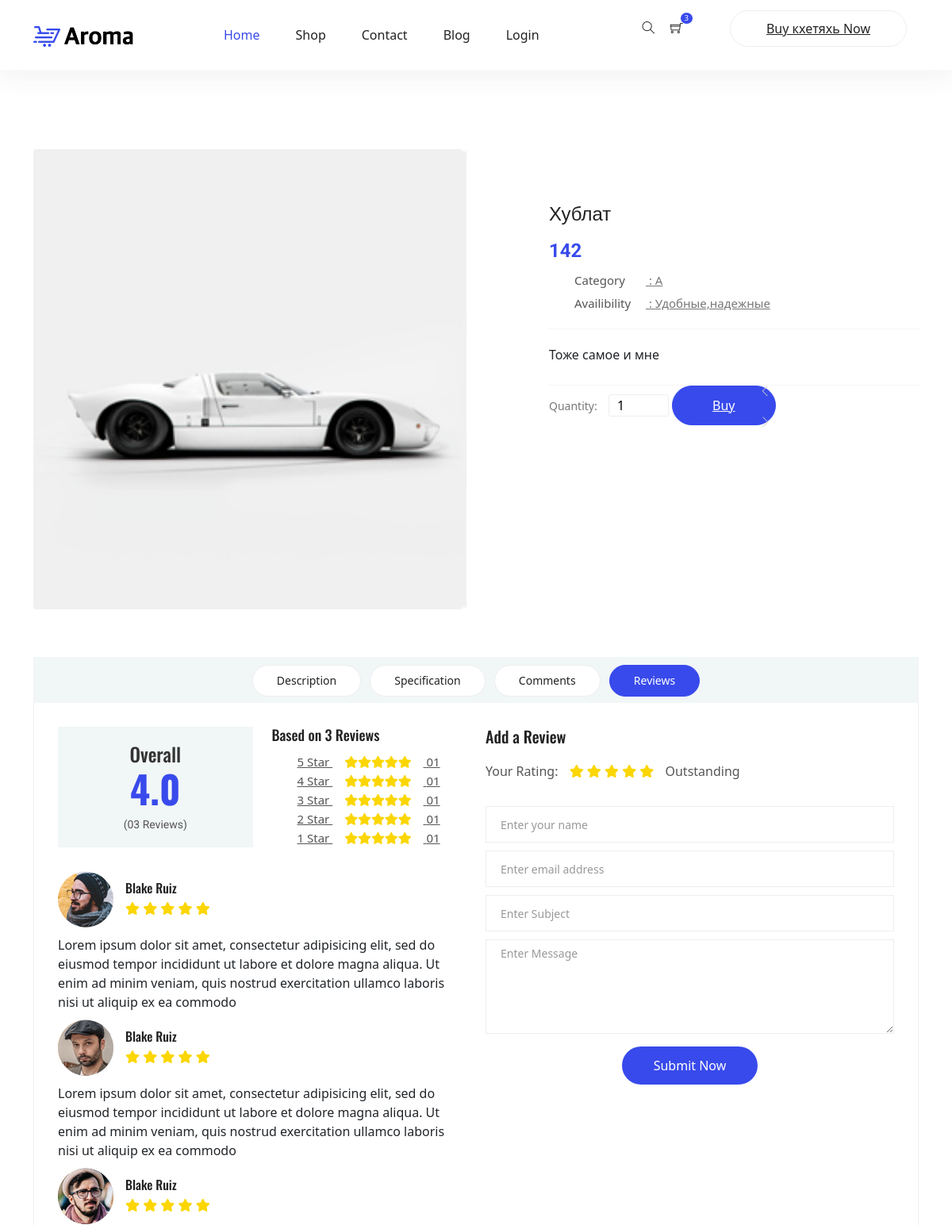
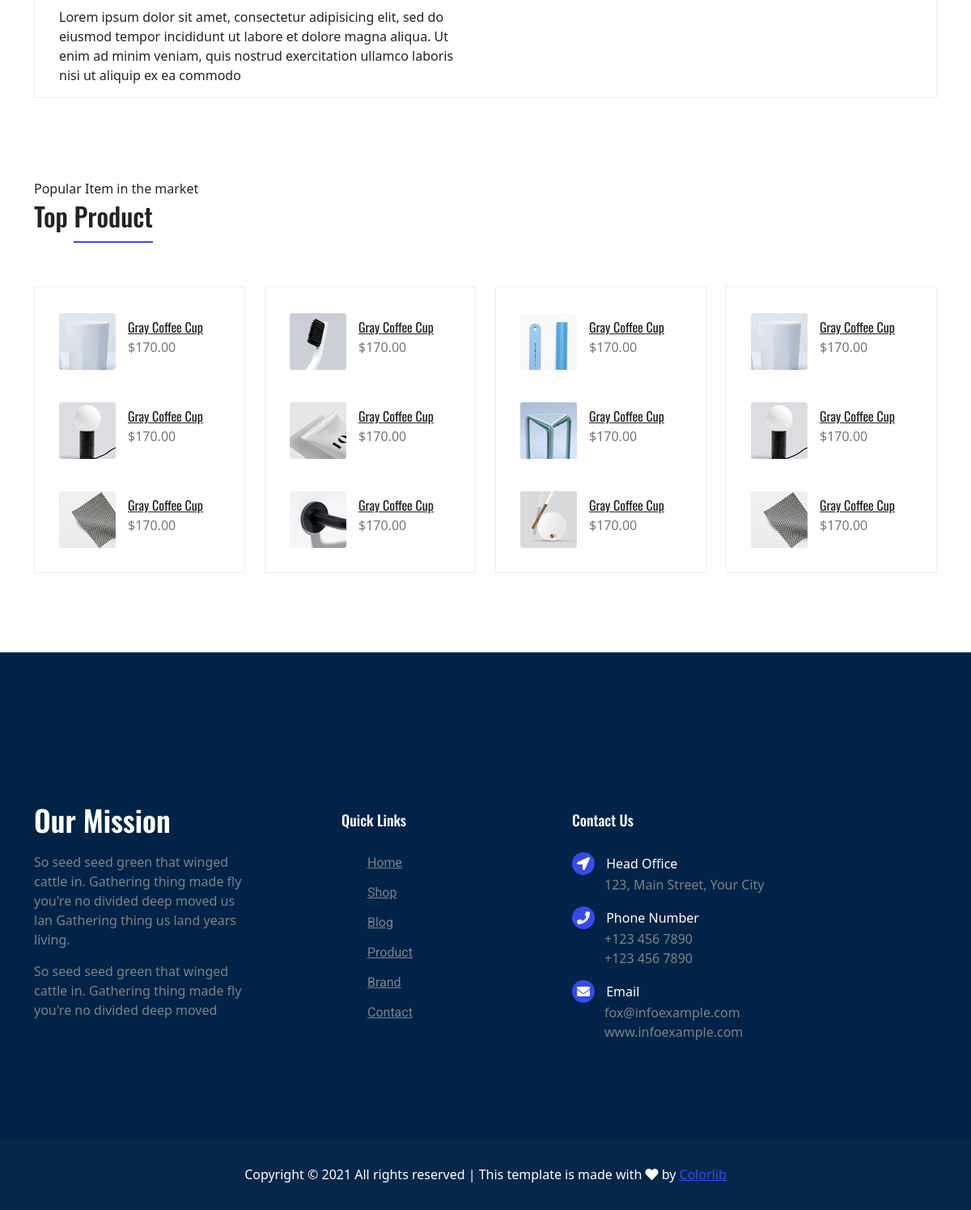
/products/1, run on the app's committed database (2 pictures, top to bottom).
### gop_shop/models.py (models this page shows)
class Product(db.Model):
    __tablename__='products'
    id = db.Column(db.Integer(), primary_key=True)
    title = db.Column(db.String(), nullable=False)
    price = db.Column(db.Integer(), nullable=False)
    category = db.Column(db.String(), nullable=False)
    availibility = db.Column(db.String(), nullable=False)
    description = db.Column(db.Text(), nullable=False)
    image = db.Column(db.String(), nullable=False)
    buy = db.relationship('Buy', backref='product', lazy=True)
    def __repr__(self) -> str:
        return self.title

### gop_shop/routes.py (the view)
@app.route('/products/<int:product_id>')
def product_detail(product_id):
    product = Product.query.get(product_id)
    print(product)
    return render_template('product_detail.html', product=product)

### gop_shop/templates/product_detail.html (shortened to what this page needs)
{% extends 'base.html' %}
{% block content %}
	<div class="product_image_area">
		<div class="container">
			<div class="row s_product_inner">
				<div class="col-lg-6">
					<div class="owl-carousel owl-theme s_Product_carousel">
						<div class="single-prd-item">
							<img class="img-fluid" src="{{ url_for('static', filename='img/product/' + product.image) }}" alt="{{ product.image }}">
						</div>
					</div>
				</div>
				<div class="col-lg-5 offset-lg-1">
					<div class="s_product_text">
						<h3>{{ product.title }}</h3>
						<h2>{{ product.price }}</h2>
						<ul class="list">
							<li><a class="active" href="#"><span>Category</span> : {{ product.category }}</a></li>
							<li><a href="#"><span>Availibility</span> : {{ product.availibility }}</a></li>
						</ul>
						<p>{{ product.description }}</p>
						<div class="product_count">
              <label for="qty">Quantity:</label>
              <button onclick="var result = document.getElementById('sst'); var sst = result.value; if( !isNaN( sst )) result.value++;return false;"
							 class="increase items-count" type="button"><i class="ti-angle-left"></i></button>
							<input type="text" name="qty" id="sst" size="2" maxlength="12" value="1" title="Quantity:" class="input-text qty">
							<button onclick="var result = document.getElementById('sst'); var sst = result.value; if( !isNaN( sst ) &amp&amp, sst > 0 ) result.value--;return false;"
               class="reduced items-count" type="button"><i class="ti-angle-right"></i></button>
							<a class="button primary-btn" href="{{ url_for ('buy', product_id=product.id)}}">Buy</a>
						</div>
					</div>
				</div>
			</div>
		</div>
	</div>
	<section class="product_description_area">
		<div class="container">
			<ul class="nav nav-tabs" id="myTab" role="tablist">
				<li class="nav-item">
					<a class="nav-link" id="home-tab" data-toggle="tab" href="#home" role="tab" aria-controls="home" aria-selected="true">Description</a>
				</li>
				<li class="nav-item">
					<a class="nav-link" id="profile-tab" data-toggle="tab" href="#profile" role="tab" aria-controls="profile"
					 aria-selected="false">Specification</a>
				</li>
				<li class="nav-item">
					<a class="nav-link" id="contact-tab" data-toggle="tab" href="#contact" role="tab" aria-controls="contact"
					 aria-selected="false">Comments</a>
				</li>
				<li class="nav-item">
					<a class="nav-link active" id="review-tab" data-toggle="tab" href="#review" role="tab" aria-controls="review"
					 aria-selected="false">Reviews</a>
				</li>
			</ul>
			<div class="tab-content" id="myTabContent">
				<div class="tab-pane fade show active" id="review" role="tabpanel" aria-labelledby="review-tab">
					<div class="row">
						<div class="col-lg-6">
							<div class="row total_rate">
								<div class="col-6">
									<div class="box_total">
										<h5>Overall</h5>
										<h4>4.0</h4>
										<h6>(03 Reviews)</h6>
									</div>
								</div>
								<div class="col-6">
									<div class="rating_list">
										<h3>Based on 3 Reviews</h3>
										<ul class="list">
											<li><a href="#">5 Star <i class="fa fa-star"></i><i class="fa fa-star"></i><i class="fa fa-star"></i><i
													 class="fa fa-star"></i><i class="fa fa-star"></i> 01</a></li>
											<li><a href="#">4 Star <i class="fa fa-star"></i><i class="fa fa-star"></i><i class="fa fa-star"></i><i
													 class="fa fa-star"></i><i class="fa fa-star"></i> 01</a></li>
											<li><a href="#">3 Star <i class="fa fa-star"></i><i class="fa fa-star"></i><i class="fa fa-star"></i><i
													 class="fa fa-star"></i><i class="fa fa-star"></i> 01</a></li>
											<li><a href="#">2 Star <i class="fa fa-star"></i><i class="fa fa-star"></i><i class="fa fa-star"></i><i
													 class="fa fa-star"></i><i class="fa fa-star"></i> 01</a></li>
											<li><a href="#">1 Star <i class="fa fa-star"></i><i class="fa fa-star"></i><i class="fa fa-star"></i><i
													 class="fa fa-star"></i><i class="fa fa-star"></i> 01</a></li>
										</ul>
									</div>
								</div>
							</div>
							<div class="review_list">
								<div class="review_item">
									<div class="media">
										<div class="d-flex">
											<img src="{{ url_for('static', filename='img/product/review-1.png') }}" alt="">
										</div>
										<div class="media-body">
											<h4>Blake Ruiz</h4>
											<i class="fa fa-star"></i>
											<i class="fa fa-star"></i>
											<i class="fa fa-star"></i>
											<i class="fa fa-star"></i>
											<i class="fa fa-star"></i>
										</div>
									</div>
									<p>Lorem ipsum dolor sit amet, consectetur adipisicing elit, sed do eiusmod tempor incididunt ut labore et
										dolore magna aliqua. Ut enim ad minim veniam, quis nostrud exercitation ullamco laboris nisi ut aliquip ex ea
										commodo</p>
								</div>
								<div class="review_item">
									<div class="media">
										<div class="d-flex">
											<img src="{{ url_for('static', filename='img/product/review-2.png') }}" alt="">
										</div>
										<div class="media-body">
											<h4>Blake Ruiz</h4>
											<i class="fa fa-star"></i>
											<i class="fa fa-star"></i>
											<i class="fa fa-star"></i>
											<i class="fa fa-star"></i>
											<i class="fa fa-star"></i>
										</div>
									</div>
									<p>Lorem ipsum dolor sit amet, consectetur adipisicing elit, sed do eiusmod tempor incididunt ut labore et
										dolore magna aliqua. Ut enim ad minim veniam, quis nostrud exercitation ullamco laboris nisi ut aliquip ex ea
										commodo</p>
								</div>
								<div class="review_item">
									<div class="media">
										<div class="d-flex">
											<img src="{{ url_for('static', filename='img/product/review-3.png') }}" alt="">
										</div>
										<div class="media-body">
											<h4>Blake Ruiz</h4>
											<i class="fa fa-star"></i>
											<i class="fa fa-star"></i>
											<i class="fa fa-star"></i>
											<i class="fa fa-star"></i>
											<i class="fa fa-star"></i>
										</div>
									</div>
									<p>Lorem ipsum dolor sit amet, consectetur adipisicing elit, sed do eiusmod tempor incididunt ut labore et
										dolore magna aliqua. Ut enim ad minim veniam, quis nostrud exercitation ullamco laboris nisi ut aliquip ex ea
										commodo</p>
								</div>
							</div>
						</div>
						<div class="col-lg-6">
							<div class="review_box">
								<h4>Add a Review</h4>
								<p>Your Rating:</p>
								<ul class="list">
									<li><a href="#"><i class="fa fa-star"></i></a></li>
									<li><a href="#"><i class="fa fa-star"></i></a></li>
									<li><a href="#"><i class="fa fa-star"></i></a></li>
									<li><a href="#"><i class="fa fa-star"></i></a></li>
									<li><a href="#"><i class="fa fa-star"></i></a></li>
								</ul>
								<p>Outstanding</p>
                <form action="#/" class="form-contact form-review mt-3">
                  <div class="form-group">
                    <input class="form-control" name="name" type="text" placeholder="Enter your name" required>
                  </div>
                  <div class="form-group">
                    <input class="form-control" name="email" type="email" placeholder="Enter email address" required>
                  </div>
                  <div class="form-group">
                    <input class="form-control" name="subject" type="text" placeholder="Enter Subject">
                  </div>
                  <div class="form-group">
                    <textarea class="form-control different-control w-100" name="textarea" id="textarea" cols="30" rows="5" placeholder="Enter Message"></textarea>
                  </div>
                  <div class="form-group text-center text-md-right mt-3">
                    <button type="submit" class="button button--active button-review">Submit Now</button>
                  </div>
                </form>
							</div>
						</div>
					</div>
				</div>
			</div>
		</div>
	</section>
	<section class="related-product-area section-margin--small mt-0">
		<div class="container">
			<div class="section-intro pb-60px">
        <p>Popular Item in the market</p>
        <h2>Top <span class="section-intro__style">Product</span></h2>
      </div>
			<div class="row mt-30">
        <div class="col-sm-6 col-xl-3 mb-4 mb-xl-0">
          <div class="single-search-product-wrapper">
            <div class="single-search-product d-flex">
              <a href="#"><img src="{{ url_for('static', filename='img/product/product-sm-1.png') }}" alt=""></a>
              <div class="desc">
                  <a href="#" class="title">Gray Coffee Cup</a>
                  <div class="price">$170.00</div>
              </div>
            </div>
            <div class="single-search-product d-flex">
              <a href="#"><img src="{{ url_for('static', filename='img/product/product-sm-2.png') }}" alt=""></a>
              <div class="desc">
                <a href="#" class="title">Gray Coffee Cup</a>
                <div class="price">$170.00</div>
              </div>
            </div>
            <div class="single-search-product d-flex">
              <a href="#"><img src="{{ url_for('static', filename='img/product/product-sm-3.png') }}" alt=""></a>
              <div class="desc">
                <a href="#" class="title">Gray Coffee Cup</a>
                <div class="price">$170.00</div>
              </div>
            </div>
          </div>
        </div>
        <div class="col-sm-6 col-xl-3 mb-4 mb-xl-0">
          <div class="single-search-product-wrapper">
            <div class="single-search-product d-flex">
              <a href="#"><img src="{{ url_for('static', filename='img/product/product-sm-4.png') }}" alt=""></a>
              <div class="desc">
                  <a href="#" class="title">Gray Coffee Cup</a>
                  <div class="price">$170.00</div>
              </div>
            </div>
            <div class="single-search-product d-flex">
              <a href="#"><img src="{{ url_for('static', filename='img/product/product-sm-5.png') }}" alt=""></a>
              <div class="desc">
                <a href="#" class="title">Gray Coffee Cup</a>
                <div class="price">$170.00</div>
              </div>
            </div>
            <div class="single-search-product d-flex">
              <a href="#"><img src="{{ url_for('static', filename='img/product/product-sm-6.png') }}" alt=""></a>
              <div class="desc">
                <a href="#" class="title">Gray Coffee Cup</a>
                <div class="price">$170.00</div>
              </div>
            </div>
          </div>
        </div>
        <div class="col-sm-6 col-xl-3 mb-4 mb-xl-0">
          <div class="single-search-product-wrapper">
            <div class="single-search-product d-flex">
              <a href="#"><img src="{{ url_for('static', filename='img/product/product-sm-7.png') }}" alt=""></a>
              <div class="desc">
                  <a href="#" class="title">Gray Coffee Cup</a>
                  <div class="price">$170.00</div>
              </div>
            </div>
            <div class="single-search-product d-flex">
              <a href="#"><img src="{{ url_for('static', filename='img/product/product-sm-8.png') }}" alt=""></a>
              <div class="desc">
                <a href="#" class="title">Gray Coffee Cup</a>
                <div class="price">$170.00</div>
              </div>
            </div>
            <div class="single-search-product d-flex">
              <a href="#"><img src="{{ url_for('static', filename='img/product/product-sm-9.png') }}" alt=""></a>
              <div class="desc">
                <a href="#" class="title">Gray Coffee Cup</a>
                <div class="price">$170.00</div>
              </div>
            </div>
          </div>
        </div>
        <div class="col-sm-6 col-xl-3 mb-4 mb-xl-0">
          <div class="single-search-product-wrapper">
            <div class="single-search-product d-flex">
              <a href="#"><img src="{{ url_for('static', filename='img/product/product-sm-1.png') }}" alt=""></a>
              <div class="desc">
                  <a href="#" class="title">Gray Coffee Cup</a>
                  <div class="price">$170.00</div>
              </div>
            </div>
            <div class="single-search-product d-flex">
              <a href="#"><img src="{{ url_for('static', filename='img/product/product-sm-2.png') }}" alt=""></a>
              <div class="desc">
                <a href="#" class="title">Gray Coffee Cup</a>
                <div class="price">$170.00</div>
              </div>
            </div>
            <div class="single-search-product d-flex">
              <a href="#"><img src="{{ url_for('static', filename='img/product/product-sm-3.png') }}" alt=""></a>
              <div class="desc">
                <a href="#" class="title">Gray Coffee Cup</a>
                <div class="price">$170.00</div>
              </div>
            </div>
          </div>
        </div>
      </div>
		</div>
	</section>
{% endblock %}

### data on the page
Product: image (picture), title "Хублат", price "142", category "A", availibility "Удобные,надежные", description "Тоже самое и мне"
